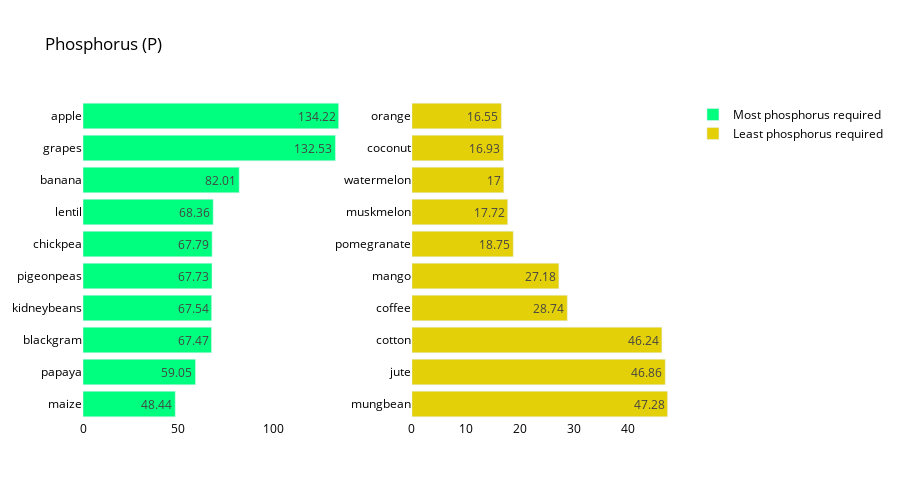

Notebook code for this chart:
### Markdown cell above
<h3 style='color:red'>Phosphorus Analysis</h3>

### Code cell
crop_summary_P = crop_summary.sort_values(by='P', ascending=False)
  
fig = make_subplots(rows=1, cols=2)

top = {
    'y' : crop_summary_P['P'][0:10].sort_values().index,
    'x' : crop_summary_P['P'][0:10].sort_values()
}

last = {
    'y' : crop_summary_P['P'][-10:].index,
    'x' : crop_summary_P['P'][-10:]
}

fig.add_trace(
    go.Bar(top,
           name="Most phosphorus required",
           marker_color=random.choice(colorarr),
           orientation='h',
          text=top['x']),
    
    row=1, col=1
)

fig.add_trace(
    go.Bar(last,
           name="Least phosphorus required",
           marker_color=random.choice(colorarr),
           orientation='h',
          text=last['x']),
    row=1, col=2
)
fig.update_traces(texttemplate='%{text}', textposition='inside')
fig.update_layout(title_text="Phosphorus (P)",
                  plot_bgcolor='white',
                  font_size=12, 
                  font_color='black',
                 height=500)

fig.update_xaxes(showgrid=False)
fig.update_yaxes(showgrid=False)
fig.show()

### Figure 1 — Plotly figure (JSON) as saved in the notebook; plotly's stock layout.template omitted (floating-point values rounded to 4 significant figures)
{"data": [{"marker": {"color": "#00ff7f"}, "name": "Most phosphorus required", "orientation": "h", "text": [48.44, 59.05, 67.47, 67.54, 67.73, 67.79, 68.36, 82.01, 132.5, 134.2], "textposition": "inside", "texttemplate": "%{text}", "type": "bar", "x": [48.44, 59.05, 67.47, 67.54, 67.73, 67.79, 68.36, 82.01, 132.5, 134.2], "xaxis": "x", "y": ["maize", "papaya", "blackgram", "kidneybeans", "pigeonpeas", "chickpea", "lentil", "banana", "grapes", "apple"], "yaxis": "y"}, {"marker": {"color": "#E4d008"}, "name": "Least phosphorus required", "orientation": "h", "text": [47.28, 46.86, 46.24, 28.74, 27.18, 18.75, 17.72, 17, 16.93, 16.55], "textposition": "inside", "texttemplate": "%{text}", "type": "bar", "x": [47.28, 46.86, 46.24, 28.74, 27.18, 18.75, 17.72, 17, 16.93, 16.55], "xaxis": "x2", "y": ["mungbean", "jute", "cotton", "coffee", "mango", "pomegranate", "muskmelon", "watermelon", "coconut", "orange"], "yaxis": "y2"}], "layout": {"font": {"color": "black", "size": 12}, "height": 500, "plot_bgcolor": "white", "title": {"text": "Phosphorus (P)"}, "xaxis": {"anchor": "y", "domain": [0, 0.45], "showgrid": false}, "xaxis2": {"anchor": "y2", "domain": [0.55, 1], "showgrid": false}, "yaxis": {"anchor": "x", "domain": [0, 1], "showgrid": false}, "yaxis2": {"anchor": "x2", "domain": [0, 1], "showgrid": false}}}
